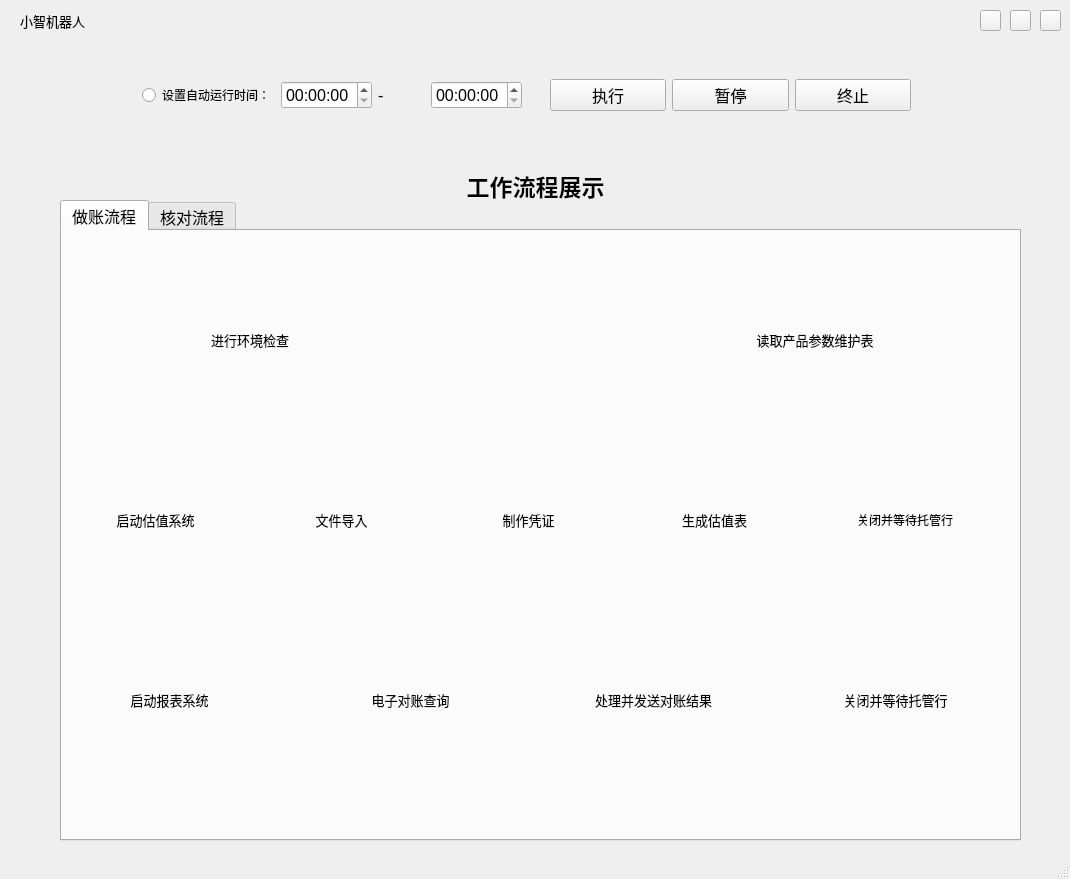
<?xml version="1.0" encoding="UTF-8"?>
<ui version="4.0">
 <class>mainWindow</class>
 <widget class="QMainWindow" name="mainWindow">
  <property name="geometry">
   <rect>
    <x>0</x>
    <y>0</y>
    <width>1070</width>
    <height>879</height>
   </rect>
  </property>
  <property name="font">
   <font>
    <pointsize>12</pointsize>
   </font>
  </property>
  <property name="windowTitle">
   <string>小智机器人</string>
  </property>
  <property name="locale">
   <locale language="Chinese" country="China"/>
  </property>
  <widget class="QWidget" name="centralwidget">
   <widget class="QWidget" name="horizontalLayoutWidget_3">
    <property name="geometry">
     <rect>
      <x>142</x>
      <y>60</y>
      <width>380</width>
      <height>71</height>
     </rect>
    </property>
    <layout class="QHBoxLayout" name="horizontalLayout_3">
     <item>
      <layout class="QVBoxLayout" name="verticalLayout">
       <item>
        <widget class="QRadioButton" name="setTime">
         <property name="enabled">
          <bool>true</bool>
         </property>
         <property name="font">
          <font>
           <family>黑体</family>
           <pointsize>9</pointsize>
           <weight>50</weight>
           <bold>false</bold>
          </font>
         </property>
         <property name="text">
          <string>设置自动运行时间：</string>
         </property>
        </widget>
       </item>
      </layout>
     </item>
     <item>
      <widget class="QTimeEdit" name="startTimeEdit"/>
     </item>
     <item>
      <widget class="QLabel" name="timeLabel2">
       <property name="text">
        <string>-</string>
       </property>
      </widget>
     </item>
     <item>
      <widget class="QTimeEdit" name="endTimeEdit"/>
     </item>
    </layout>
   </widget>
   <widget class="QWidget" name="horizontalLayoutWidget">
    <property name="geometry">
     <rect>
      <x>550</x>
      <y>60</y>
      <width>361</width>
      <height>71</height>
     </rect>
    </property>
    <layout class="QHBoxLayout" name="horizontalLayout">
     <item>
      <widget class="QPushButton" name="startButton">
       <property name="text">
        <string>执行</string>
       </property>
      </widget>
     </item>
     <item>
      <widget class="QPushButton" name="PauseButton">
       <property name="text">
        <string>暂停</string>
       </property>
      </widget>
     </item>
     <item>
      <widget class="QPushButton" name="quitButton">
       <property name="text">
        <string>终止</string>
       </property>
      </widget>
     </item>
    </layout>
   </widget>
   <widget class="QLabel" name="workLabel">
    <property name="geometry">
     <rect>
      <x>420</x>
      <y>170</y>
      <width>231</width>
      <height>31</height>
     </rect>
    </property>
    <property name="font">
     <font>
      <family>楷体</family>
      <pointsize>17</pointsize>
      <weight>75</weight>
      <bold>true</bold>
     </font>
    </property>
    <property name="text">
     <string>工作流程展示</string>
    </property>
    <property name="alignment">
     <set>Qt::AlignCenter</set>
    </property>
   </widget>
   <widget class="QLabel" name="icon">
    <property name="geometry">
     <rect>
      <x>20</x>
      <y>10</y>
      <width>141</width>
      <height>21</height>
     </rect>
    </property>
    <property name="font">
     <font>
      <family>微软雅黑 Light</family>
      <pointsize>10</pointsize>
      <weight>50</weight>
      <bold>false</bold>
     </font>
    </property>
    <property name="text">
     <string>小智机器人</string>
    </property>
   </widget>
   <widget class="QPushButton" name="setting">
    <property name="geometry">
     <rect>
      <x>980</x>
      <y>10</y>
      <width>21</width>
      <height>21</height>
     </rect>
    </property>
    <property name="text">
     <string/>
    </property>
    <property name="iconSize">
     <size>
      <width>30</width>
      <height>30</height>
     </size>
    </property>
   </widget>
   <widget class="QPushButton" name="min">
    <property name="geometry">
     <rect>
      <x>1010</x>
      <y>10</y>
      <width>21</width>
      <height>21</height>
     </rect>
    </property>
    <property name="text">
     <string/>
    </property>
    <property name="iconSize">
     <size>
      <width>25</width>
      <height>25</height>
     </size>
    </property>
   </widget>
   <widget class="QPushButton" name="quit">
    <property name="geometry">
     <rect>
      <x>1040</x>
      <y>10</y>
      <width>21</width>
      <height>21</height>
     </rect>
    </property>
    <property name="text">
     <string/>
    </property>
   </widget>
   <widget class="QTabWidget" name="tabWidget">
    <property name="geometry">
     <rect>
      <x>60</x>
      <y>200</y>
      <width>961</width>
      <height>641</height>
     </rect>
    </property>
    <property name="currentIndex">
     <number>0</number>
    </property>
    <widget class="QWidget" name="tab">
     <attribute name="title">
      <string>做账流程</string>
     </attribute>
     <widget class="QWidget" name="horizontalLayoutWidget_9">
      <property name="geometry">
       <rect>
        <x>50</x>
        <y>391</y>
        <width>841</width>
        <height>101</height>
       </rect>
      </property>
      <layout class="QHBoxLayout" name="horizontalLayout_15">
       <item>
        <layout class="QVBoxLayout" name="verticalLayout_15">
         <item>
          <widget class="QLabel" name="step8Label">
           <property name="text">
            <string/>
           </property>
           <property name="alignment">
            <set>Qt::AlignCenter</set>
           </property>
          </widget>
         </item>
         <item>
          <widget class="QLabel" name="step8Text">
           <property name="font">
            <font>
             <family>Arial</family>
             <pointsize>10</pointsize>
            </font>
           </property>
           <property name="text">
            <string>启动报表系统</string>
           </property>
           <property name="alignment">
            <set>Qt::AlignCenter</set>
           </property>
          </widget>
         </item>
        </layout>
       </item>
       <item>
        <layout class="QVBoxLayout" name="verticalLayout_23">
         <item>
          <widget class="QLabel" name="arrows8Label">
           <property name="text">
            <string/>
           </property>
           <property name="alignment">
            <set>Qt::AlignCenter</set>
           </property>
          </widget>
         </item>
         <item>
          <widget class="QLabel" name="label_9">
           <property name="text">
            <string/>
           </property>
          </widget>
         </item>
        </layout>
       </item>
       <item>
        <layout class="QVBoxLayout" name="verticalLayout_24">
         <item>
          <widget class="QLabel" name="step9Label">
           <property name="text">
            <string/>
           </property>
           <property name="alignment">
            <set>Qt::AlignCenter</set>
           </property>
          </widget>
         </item>
         <item>
          <widget class="QLabel" name="step9Text">
           <property name="font">
            <font>
             <family>Arial</family>
             <pointsize>10</pointsize>
            </font>
           </property>
           <property name="text">
            <string>电子对账查询</string>
           </property>
           <property name="alignment">
            <set>Qt::AlignCenter</set>
           </property>
          </widget>
         </item>
        </layout>
       </item>
       <item>
        <layout class="QVBoxLayout" name="verticalLayout_25">
         <item>
          <widget class="QLabel" name="arrows9Label">
           <property name="text">
            <string/>
           </property>
           <property name="alignment">
            <set>Qt::AlignCenter</set>
           </property>
          </widget>
         </item>
         <item>
          <widget class="QLabel" name="label_10">
           <property name="text">
            <string/>
           </property>
          </widget>
         </item>
        </layout>
       </item>
       <item>
        <layout class="QVBoxLayout" name="verticalLayout_26">
         <item>
          <widget class="QLabel" name="step10Label">
           <property name="text">
            <string/>
           </property>
           <property name="alignment">
            <set>Qt::AlignCenter</set>
           </property>
          </widget>
         </item>
         <item>
          <widget class="QLabel" name="step10Text">
           <property name="font">
            <font>
             <family>Arial</family>
             <pointsize>10</pointsize>
            </font>
           </property>
           <property name="text">
            <string>处理并发送对账结果</string>
           </property>
           <property name="alignment">
            <set>Qt::AlignCenter</set>
           </property>
          </widget>
         </item>
        </layout>
       </item>
       <item>
        <layout class="QVBoxLayout" name="verticalLayout_27">
         <item>
          <widget class="QLabel" name="arrows10Label">
           <property name="text">
            <string/>
           </property>
           <property name="alignment">
            <set>Qt::AlignCenter</set>
           </property>
          </widget>
         </item>
         <item>
          <widget class="QLabel" name="label_11">
           <property name="text">
            <string/>
           </property>
          </widget>
         </item>
        </layout>
       </item>
       <item>
        <layout class="QVBoxLayout" name="verticalLayout_28">
         <item>
          <widget class="QLabel" name="step11Label">
           <property name="text">
            <string/>
           </property>
           <property name="alignment">
            <set>Qt::AlignCenter</set>
           </property>
          </widget>
         </item>
         <item>
          <widget class="QLabel" name="step11Text">
           <property name="font">
            <font>
             <family>Arial</family>
             <pointsize>10</pointsize>
            </font>
           </property>
           <property name="text">
            <string>关闭并等待托管行</string>
           </property>
           <property name="alignment">
            <set>Qt::AlignCenter</set>
           </property>
          </widget>
         </item>
        </layout>
       </item>
      </layout>
     </widget>
     <widget class="QWidget" name="horizontalLayoutWidget_5">
      <property name="geometry">
       <rect>
        <x>50</x>
        <y>31</y>
        <width>841</width>
        <height>101</height>
       </rect>
      </property>
      <layout class="QHBoxLayout" name="horizontalLayout_9">
       <item>
        <layout class="QVBoxLayout" name="verticalLayout_29">
         <item>
          <widget class="QLabel" name="step1Label">
           <property name="text">
            <string/>
           </property>
           <property name="alignment">
            <set>Qt::AlignCenter</set>
           </property>
          </widget>
         </item>
         <item>
          <widget class="QLabel" name="step1Text">
           <property name="font">
            <font>
             <family>Arial</family>
             <pointsize>10</pointsize>
            </font>
           </property>
           <property name="text">
            <string>进行环境检查</string>
           </property>
           <property name="alignment">
            <set>Qt::AlignCenter</set>
           </property>
          </widget>
         </item>
        </layout>
       </item>
       <item>
        <layout class="QVBoxLayout" name="verticalLayout_30">
         <item>
          <widget class="QLabel" name="arrows1Label">
           <property name="text">
            <string/>
           </property>
           <property name="alignment">
            <set>Qt::AlignCenter</set>
           </property>
          </widget>
         </item>
         <item>
          <widget class="QLabel" name="label_12">
           <property name="text">
            <string/>
           </property>
          </widget>
         </item>
        </layout>
       </item>
       <item>
        <layout class="QVBoxLayout" name="verticalLayout_31">
         <item>
          <widget class="QLabel" name="step2Label">
           <property name="text">
            <string/>
           </property>
           <property name="alignment">
            <set>Qt::AlignCenter</set>
           </property>
          </widget>
         </item>
         <item>
          <widget class="QLabel" name="step2Text">
           <property name="font">
            <font>
             <family>Arial</family>
             <pointsize>10</pointsize>
            </font>
           </property>
           <property name="text">
            <string>读取产品参数维护表</string>
           </property>
           <property name="alignment">
            <set>Qt::AlignCenter</set>
           </property>
          </widget>
         </item>
        </layout>
       </item>
      </layout>
     </widget>
     <widget class="QWidget" name="verticalLayoutWidget_4">
      <property name="geometry">
       <rect>
        <x>50</x>
        <y>310</y>
        <width>841</width>
        <height>81</height>
       </rect>
      </property>
      <layout class="QVBoxLayout" name="verticalLayout_32">
       <item>
        <widget class="QLabel" name="arrows7LongLabel">
         <property name="text">
          <string/>
         </property>
         <property name="alignment">
          <set>Qt::AlignCenter</set>
         </property>
        </widget>
       </item>
      </layout>
     </widget>
     <widget class="QWidget" name="horizontalLayoutWidget_7">
      <property name="geometry">
       <rect>
        <x>50</x>
        <y>211</y>
        <width>841</width>
        <height>101</height>
       </rect>
      </property>
      <layout class="QHBoxLayout" name="horizontalLayout_12">
       <item>
        <layout class="QVBoxLayout" name="verticalLayout_33">
         <item>
          <widget class="QLabel" name="step3Label">
           <property name="text">
            <string/>
           </property>
           <property name="alignment">
            <set>Qt::AlignCenter</set>
           </property>
          </widget>
         </item>
         <item>
          <widget class="QLabel" name="step3Text">
           <property name="font">
            <font>
             <family>Arial</family>
             <pointsize>10</pointsize>
            </font>
           </property>
           <property name="text">
            <string>启动估值系统</string>
           </property>
           <property name="alignment">
            <set>Qt::AlignCenter</set>
           </property>
          </widget>
         </item>
        </layout>
       </item>
       <item>
        <layout class="QVBoxLayout" name="verticalLayout_34">
         <item>
          <widget class="QLabel" name="arrows3Label">
           <property name="text">
            <string/>
           </property>
           <property name="alignment">
            <set>Qt::AlignCenter</set>
           </property>
          </widget>
         </item>
         <item>
          <widget class="QLabel" name="label_13">
           <property name="text">
            <string/>
           </property>
          </widget>
         </item>
        </layout>
       </item>
       <item>
        <layout class="QVBoxLayout" name="verticalLayout_35">
         <item>
          <widget class="QLabel" name="step4Label">
           <property name="text">
            <string/>
           </property>
           <property name="alignment">
            <set>Qt::AlignCenter</set>
           </property>
          </widget>
         </item>
         <item>
          <widget class="QLabel" name="step4Text">
           <property name="font">
            <font>
             <family>Arial</family>
             <pointsize>10</pointsize>
            </font>
           </property>
           <property name="text">
            <string>文件导入</string>
           </property>
           <property name="alignment">
            <set>Qt::AlignCenter</set>
           </property>
          </widget>
         </item>
        </layout>
       </item>
       <item>
        <layout class="QVBoxLayout" name="verticalLayout_36">
         <item>
          <widget class="QLabel" name="arrows4Label">
           <property name="text">
            <string/>
           </property>
           <property name="alignment">
            <set>Qt::AlignCenter</set>
           </property>
          </widget>
         </item>
         <item>
          <widget class="QLabel" name="label_14">
           <property name="text">
            <string/>
           </property>
          </widget>
         </item>
        </layout>
       </item>
       <item>
        <layout class="QVBoxLayout" name="verticalLayout_37">
         <item>
          <widget class="QLabel" name="step5Label">
           <property name="text">
            <string/>
           </property>
           <property name="alignment">
            <set>Qt::AlignCenter</set>
           </property>
          </widget>
         </item>
         <item>
          <widget class="QLabel" name="step5Text">
           <property name="font">
            <font>
             <family>Arial</family>
             <pointsize>10</pointsize>
            </font>
           </property>
           <property name="text">
            <string>制作凭证</string>
           </property>
           <property name="alignment">
            <set>Qt::AlignCenter</set>
           </property>
          </widget>
         </item>
        </layout>
       </item>
       <item>
        <layout class="QVBoxLayout" name="verticalLayout_38">
         <item>
          <widget class="QLabel" name="arrows5Label">
           <property name="text">
            <string/>
           </property>
           <property name="alignment">
            <set>Qt::AlignCenter</set>
           </property>
          </widget>
         </item>
         <item>
          <widget class="QLabel" name="label_15">
           <property name="text">
            <string/>
           </property>
          </widget>
         </item>
        </layout>
       </item>
       <item>
        <layout class="QVBoxLayout" name="verticalLayout_39">
         <item>
          <widget class="QLabel" name="step6Label">
           <property name="text">
            <string/>
           </property>
           <property name="alignment">
            <set>Qt::AlignCenter</set>
           </property>
          </widget>
         </item>
         <item>
          <widget class="QLabel" name="step6Text">
           <property name="font">
            <font>
             <family>Arial</family>
             <pointsize>10</pointsize>
            </font>
           </property>
           <property name="text">
            <string>生成估值表</string>
           </property>
           <property name="alignment">
            <set>Qt::AlignCenter</set>
           </property>
          </widget>
         </item>
        </layout>
       </item>
       <item>
        <layout class="QVBoxLayout" name="verticalLayout_40">
         <item>
          <widget class="QLabel" name="arrows6Label">
           <property name="text">
            <string/>
           </property>
           <property name="alignment">
            <set>Qt::AlignCenter</set>
           </property>
          </widget>
         </item>
         <item>
          <widget class="QLabel" name="label_16">
           <property name="text">
            <string/>
           </property>
          </widget>
         </item>
        </layout>
       </item>
       <item>
        <layout class="QVBoxLayout" name="verticalLayout_41">
         <item>
          <widget class="QLabel" name="step7Label">
           <property name="text">
            <string/>
           </property>
           <property name="alignment">
            <set>Qt::AlignCenter</set>
           </property>
          </widget>
         </item>
         <item>
          <widget class="QLabel" name="step7Text">
           <property name="font">
            <font>
             <family>Arial</family>
             <pointsize>9</pointsize>
            </font>
           </property>
           <property name="text">
            <string>关闭并等待托管行</string>
           </property>
           <property name="alignment">
            <set>Qt::AlignCenter</set>
           </property>
          </widget>
         </item>
        </layout>
       </item>
      </layout>
     </widget>
     <widget class="QWidget" name="horizontalLayoutWidget_6">
      <property name="geometry">
       <rect>
        <x>50</x>
        <y>131</y>
        <width>841</width>
        <height>81</height>
       </rect>
      </property>
      <layout class="QHBoxLayout" name="horizontalLayout_17">
       <item>
        <widget class="QLabel" name="arrows2LongLabel">
         <property name="text">
          <string/>
         </property>
         <property name="alignment">
          <set>Qt::AlignCenter</set>
         </property>
        </widget>
       </item>
      </layout>
     </widget>
     <widget class="QWidget" name="verticalLayoutWidget">
      <property name="geometry">
       <rect>
        <x>50</x>
        <y>490</y>
        <width>841</width>
        <height>91</height>
       </rect>
      </property>
      <layout class="QVBoxLayout" name="verticalLayout_42">
       <item>
        <widget class="QLabel" name="arrows11LongLabel">
         <property name="text">
          <string/>
         </property>
         <property name="alignment">
          <set>Qt::AlignCenter</set>
         </property>
        </widget>
       </item>
       <item>
        <widget class="QLabel" name="arrows11Text">
         <property name="font">
          <font>
           <family>Arial</family>
           <pointsize>10</pointsize>
          </font>
         </property>
         <property name="text">
          <string/>
         </property>
         <property name="alignment">
          <set>Qt::AlignCenter</set>
         </property>
        </widget>
       </item>
      </layout>
     </widget>
    </widget>
    <widget class="QWidget" name="tab_2">
     <attribute name="title">
      <string>核对流程</string>
     </attribute>
     <widget class="QWidget" name="verticalLayoutWidget_5">
      <property name="geometry">
       <rect>
        <x>49</x>
        <y>180</y>
        <width>841</width>
        <height>81</height>
       </rect>
      </property>
      <layout class="QVBoxLayout" name="verticalLayout_43">
       <item>
        <widget class="QLabel" name="T2arrows4LongLabel">
         <property name="text">
          <string/>
         </property>
         <property name="alignment">
          <set>Qt::AlignCenter</set>
         </property>
        </widget>
       </item>
      </layout>
     </widget>
     <widget class="QWidget" name="horizontalLayoutWidget_10">
      <property name="geometry">
       <rect>
        <x>50</x>
        <y>261</y>
        <width>841</width>
        <height>101</height>
       </rect>
      </property>
      <layout class="QHBoxLayout" name="horizontalLayout_16">
       <item>
        <layout class="QVBoxLayout" name="verticalLayout_16">
         <item>
          <widget class="QLabel" name="T2step5Label">
           <property name="text">
            <string/>
           </property>
           <property name="alignment">
            <set>Qt::AlignCenter</set>
           </property>
          </widget>
         </item>
         <item>
          <widget class="QLabel" name="T2step5Text">
           <property name="font">
            <font>
             <family>微软雅黑</family>
             <pointsize>10</pointsize>
            </font>
           </property>
           <property name="text">
            <string>启动O32</string>
           </property>
           <property name="alignment">
            <set>Qt::AlignCenter</set>
           </property>
          </widget>
         </item>
        </layout>
       </item>
       <item>
        <layout class="QVBoxLayout" name="verticalLayout_44">
         <item>
          <widget class="QLabel" name="T2arrows5Label">
           <property name="text">
            <string/>
           </property>
           <property name="alignment">
            <set>Qt::AlignCenter</set>
           </property>
          </widget>
         </item>
         <item>
          <widget class="QLabel" name="label_17">
           <property name="text">
            <string/>
           </property>
          </widget>
         </item>
        </layout>
       </item>
       <item>
        <layout class="QVBoxLayout" name="verticalLayout_45">
         <item>
          <widget class="QLabel" name="T2step6Label">
           <property name="text">
            <string/>
           </property>
           <property name="alignment">
            <set>Qt::AlignCenter</set>
           </property>
          </widget>
         </item>
         <item>
          <widget class="QLabel" name="T2step6Text">
           <property name="font">
            <font>
             <family>微软雅黑</family>
             <pointsize>10</pointsize>
            </font>
           </property>
           <property name="text">
            <string>导出基金资产表</string>
           </property>
           <property name="alignment">
            <set>Qt::AlignCenter</set>
           </property>
          </widget>
         </item>
        </layout>
       </item>
       <item>
        <layout class="QVBoxLayout" name="verticalLayout_46">
         <item>
          <widget class="QLabel" name="T2arrows6Label">
           <property name="text">
            <string/>
           </property>
           <property name="alignment">
            <set>Qt::AlignCenter</set>
           </property>
          </widget>
         </item>
         <item>
          <widget class="QLabel" name="label_18">
           <property name="text">
            <string/>
           </property>
          </widget>
         </item>
        </layout>
       </item>
       <item>
        <layout class="QVBoxLayout" name="verticalLayout_47">
         <item>
          <widget class="QLabel" name="T2step7Label">
           <property name="text">
            <string/>
           </property>
           <property name="alignment">
            <set>Qt::AlignCenter</set>
           </property>
          </widget>
         </item>
         <item>
          <widget class="QLabel" name="T2step7Text">
           <property name="font">
            <font>
             <family>微软雅黑</family>
             <pointsize>10</pointsize>
            </font>
           </property>
           <property name="text">
            <string>净值核对</string>
           </property>
           <property name="alignment">
            <set>Qt::AlignCenter</set>
           </property>
          </widget>
         </item>
        </layout>
       </item>
       <item>
        <layout class="QVBoxLayout" name="verticalLayout_48">
         <item>
          <widget class="QLabel" name="T2arrows7Label">
           <property name="text">
            <string/>
           </property>
           <property name="alignment">
            <set>Qt::AlignCenter</set>
           </property>
          </widget>
         </item>
         <item>
          <widget class="QLabel" name="label_19">
           <property name="text">
            <string/>
           </property>
          </widget>
         </item>
        </layout>
       </item>
       <item>
        <layout class="QVBoxLayout" name="verticalLayout_49">
         <item>
          <widget class="QLabel" name="T2step8Label">
           <property name="text">
            <string/>
           </property>
           <property name="alignment">
            <set>Qt::AlignCenter</set>
           </property>
          </widget>
         </item>
         <item>
          <widget class="QLabel" name="T2step8Text">
           <property name="font">
            <font>
             <family>微软雅黑</family>
             <pointsize>10</pointsize>
            </font>
           </property>
           <property name="text">
            <string>关闭</string>
           </property>
           <property name="alignment">
            <set>Qt::AlignCenter</set>
           </property>
          </widget>
         </item>
        </layout>
       </item>
      </layout>
     </widget>
     <widget class="QWidget" name="horizontalLayoutWidget_11">
      <property name="geometry">
       <rect>
        <x>50</x>
        <y>82</y>
        <width>841</width>
        <height>101</height>
       </rect>
      </property>
      <layout class="QHBoxLayout" name="horizontalLayout_18">
       <item>
        <layout class="QVBoxLayout" name="verticalLayout_17">
         <item>
          <widget class="QLabel" name="T2step1Label">
           <property name="text">
            <string/>
           </property>
           <property name="alignment">
            <set>Qt::AlignCenter</set>
           </property>
          </widget>
         </item>
         <item>
          <widget class="QLabel" name="T2step1Text">
           <property name="font">
            <font>
             <family>微软雅黑</family>
             <pointsize>10</pointsize>
            </font>
           </property>
           <property name="text">
            <string>启动报表系统</string>
           </property>
           <property name="alignment">
            <set>Qt::AlignCenter</set>
           </property>
          </widget>
         </item>
        </layout>
       </item>
       <item>
        <layout class="QVBoxLayout" name="verticalLayout_50">
         <item>
          <widget class="QLabel" name="T2arrows1Label">
           <property name="text">
            <string/>
           </property>
           <property name="alignment">
            <set>Qt::AlignCenter</set>
           </property>
          </widget>
         </item>
         <item>
          <widget class="QLabel" name="label_20">
           <property name="text">
            <string/>
           </property>
          </widget>
         </item>
        </layout>
       </item>
       <item>
        <layout class="QVBoxLayout" name="verticalLayout_51">
         <item>
          <widget class="QLabel" name="T2step2Label">
           <property name="text">
            <string/>
           </property>
           <property name="alignment">
            <set>Qt::AlignCenter</set>
           </property>
          </widget>
         </item>
         <item>
          <widget class="QLabel" name="T2step2Text">
           <property name="font">
            <font>
             <family>微软雅黑</family>
             <pointsize>10</pointsize>
            </font>
           </property>
           <property name="text">
            <string>导出资产情况统计表</string>
           </property>
           <property name="alignment">
            <set>Qt::AlignCenter</set>
           </property>
          </widget>
         </item>
        </layout>
       </item>
       <item>
        <layout class="QVBoxLayout" name="verticalLayout_52">
         <item>
          <widget class="QLabel" name="T2arrows2Label">
           <property name="text">
            <string/>
           </property>
           <property name="alignment">
            <set>Qt::AlignCenter</set>
           </property>
          </widget>
         </item>
         <item>
          <widget class="QLabel" name="label_21">
           <property name="text">
            <string/>
           </property>
          </widget>
         </item>
        </layout>
       </item>
       <item>
        <layout class="QVBoxLayout" name="verticalLayout_53">
         <item>
          <widget class="QLabel" name="T2step3Label">
           <property name="text">
            <string/>
           </property>
           <property name="alignment">
            <set>Qt::AlignCenter</set>
           </property>
          </widget>
         </item>
         <item>
          <widget class="QLabel" name="T2step3Text">
           <property name="font">
            <font>
             <family>微软雅黑</family>
             <pointsize>10</pointsize>
            </font>
           </property>
           <property name="text">
            <string>导出现金头寸预测汇总表</string>
           </property>
           <property name="alignment">
            <set>Qt::AlignCenter</set>
           </property>
          </widget>
         </item>
        </layout>
       </item>
       <item>
        <layout class="QVBoxLayout" name="verticalLayout_54">
         <item>
          <widget class="QLabel" name="T2arrows3Label">
           <property name="text">
            <string/>
           </property>
           <property name="alignment">
            <set>Qt::AlignCenter</set>
           </property>
          </widget>
         </item>
         <item>
          <widget class="QLabel" name="label_22">
           <property name="text">
            <string/>
           </property>
          </widget>
         </item>
        </layout>
       </item>
       <item>
        <layout class="QVBoxLayout" name="verticalLayout_55">
         <item>
          <widget class="QLabel" name="T2step4Label">
           <property name="text">
            <string/>
           </property>
           <property name="alignment">
            <set>Qt::AlignCenter</set>
           </property>
          </widget>
         </item>
         <item>
          <widget class="QLabel" name="T2step4Text">
           <property name="font">
            <font>
             <family>微软雅黑</family>
             <pointsize>10</pointsize>
            </font>
           </property>
           <property name="text">
            <string>关闭</string>
           </property>
           <property name="alignment">
            <set>Qt::AlignCenter</set>
           </property>
          </widget>
         </item>
        </layout>
       </item>
      </layout>
     </widget>
    </widget>
   </widget>
  </widget>
  <widget class="QStatusBar" name="statusbar">
   <property name="font">
    <font>
     <weight>50</weight>
     <bold>false</bold>
    </font>
   </property>
   <property name="layoutDirection">
    <enum>Qt::LeftToRight</enum>
   </property>
   <property name="sizeGripEnabled">
    <bool>true</bool>
   </property>
  </widget>
  <action name="actionguanbi">
   <property name="text">
    <string>关闭</string>
   </property>
  </action>
  <action name="actiontianjiaheimingdan">
   <property name="text">
    <string>添加黑名单</string>
   </property>
  </action>
  <action name="actiontianjia">
   <property name="text">
    <string>设置做账日期</string>
   </property>
  </action>
  <action name="actionmm">
   <property name="text">
    <string>邮件接口</string>
   </property>
  </action>
 </widget>
 <resources/>
 <connections/>
</ui>
